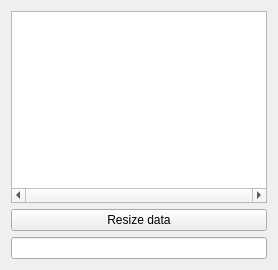
         <widget class="QWidget" name="tab_7">
          <attribute name="icon">
           <iconset resource="../../resources.qrc">
            <normaloff>:/resources/images/data-trans.png</normaloff>:/resources/images/data-trans.png</iconset>
          </attribute>
          <attribute name="title">
           <string/>
          </attribute>
          <layout class="QGridLayout" name="gridLayout_7">
           <item row="0" column="0">
            <layout class="QGridLayout" name="gridLayout_6">
             <property name="sizeConstraint">
              <enum>QLayout::SetDefaultConstraint</enum>
             </property>
             <item row="0" column="0">
              <widget class="QTableWidget" name="tblData">
               <property name="sizePolicy">
                <sizepolicy hsizetype="Preferred" vsizetype="Preferred">
                 <horstretch>0</horstretch>
                 <verstretch>0</verstretch>
                </sizepolicy>
               </property>
               <property name="horizontalScrollBarPolicy">
                <enum>Qt::ScrollBarAlwaysOn</enum>
               </property>
              </widget>
             </item>
            </layout>
           </item>
           <item row="1" column="0">
            <widget class="QPushButton" name="btnResizeData">
             <property name="text">
              <string>Resize data</string>
             </property>
            </widget>
           </item>
           <item row="2" column="0">
            <widget class="QLineEdit" name="leHeaders"/>
           </item>
          </layout>
         </widget>
